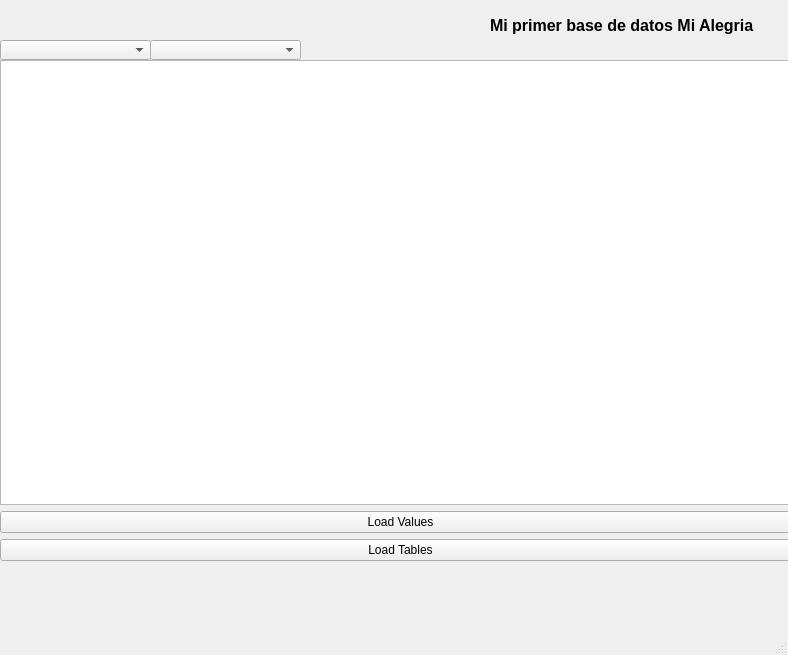
<?xml version="1.0" encoding="UTF-8"?>
<ui version="4.0">
 <class>MainWindow</class>
 <widget class="QMainWindow" name="MainWindow">
  <property name="geometry">
   <rect>
    <x>0</x>
    <y>0</y>
    <width>788</width>
    <height>655</height>
   </rect>
  </property>
  <property name="windowTitle">
   <string>MainWindow</string>
  </property>
  <widget class="QWidget" name="centralwidget">
   <widget class="QLabel" name="label">
    <property name="geometry">
     <rect>
      <x>490</x>
      <y>0</y>
      <width>291</width>
      <height>51</height>
     </rect>
    </property>
    <property name="font">
     <font>
      <pointsize>12</pointsize>
      <weight>75</weight>
      <bold>true</bold>
     </font>
    </property>
    <property name="text">
     <string>Mi primer base de datos Mi Alegria</string>
    </property>
   </widget>
   <widget class="QWidget" name="verticalLayoutWidget">
    <property name="geometry">
     <rect>
      <x>0</x>
      <y>60</y>
      <width>801</width>
      <height>501</height>
     </rect>
    </property>
    <layout class="QVBoxLayout" name="verticalLayout">
     <item>
      <widget class="QTableView" name="tableView"/>
     </item>
     <item>
      <widget class="QPushButton" name="LoadValues">
       <property name="text">
        <string>Load Values</string>
       </property>
      </widget>
     </item>
     <item>
      <widget class="QPushButton" name="LoadTables">
       <property name="text">
        <string>Load Tables</string>
       </property>
      </widget>
     </item>
    </layout>
   </widget>
   <widget class="QComboBox" name="TablecomboBox">
    <property name="geometry">
     <rect>
      <x>150</x>
      <y>40</y>
      <width>151</width>
      <height>20</height>
     </rect>
    </property>
   </widget>
   <widget class="QComboBox" name="DatabaseComboBox">
    <property name="geometry">
     <rect>
      <x>0</x>
      <y>40</y>
      <width>151</width>
      <height>20</height>
     </rect>
    </property>
   </widget>
  </widget>
  <widget class="QMenuBar" name="menubar">
   <property name="geometry">
    <rect>
     <x>0</x>
     <y>0</y>
     <width>788</width>
     <height>21</height>
    </rect>
   </property>
  </widget>
  <widget class="QStatusBar" name="statusbar"/>
 </widget>
 <resources/>
 <connections/>
</ui>
